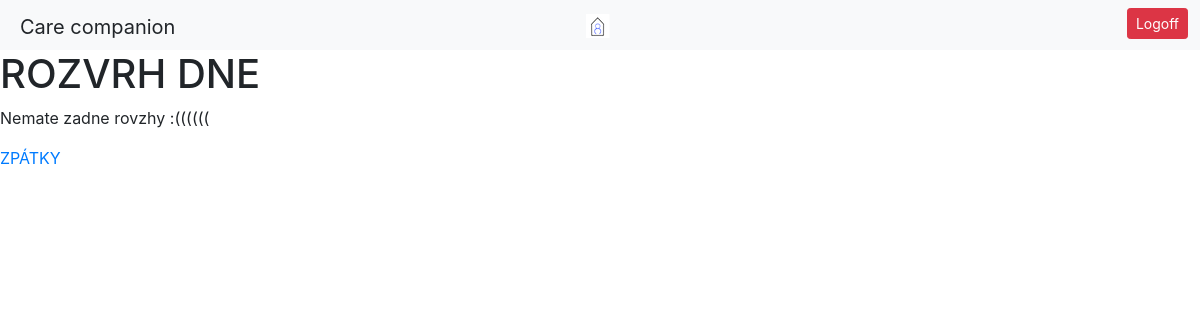
Page /klient/rozvrh-dne/ (signed in) on the earlier database version.
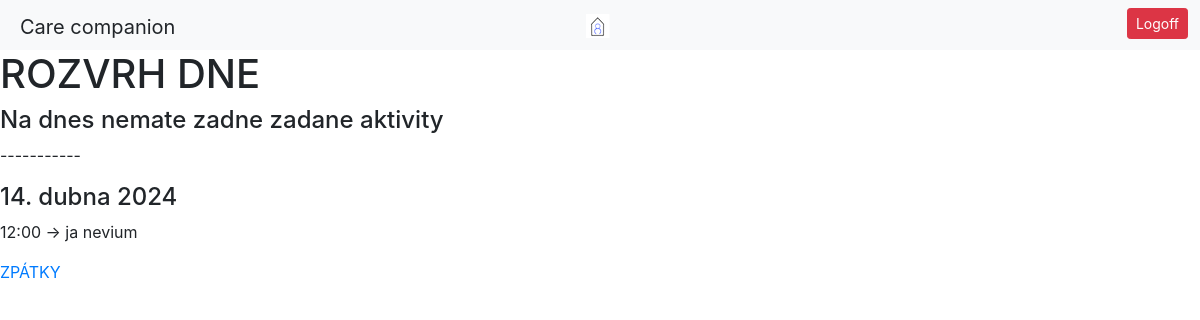
Same page on the later database version.
### patient/models.py (models this page shows)
class Activity(models.Model):
    date = models.DateField()
    time = models.TimeField(blank=True, null=True)
    description = models.CharField(max_length=50)
    patient = models.ForeignKey(Patient, on_delete=models.CASCADE)

### patient/decorators.py (the view)
    def _wrapped_view(request, *args, **kwargs):
        if request.user.is_authenticated:
            groups = request.user.groups.values_list('name', flat=True)
            if 'Patients' in groups:
                return view_func(request, *args, **kwargs)
        messages.success(request, 'Pro přístup do aplikace se přihlašte.')
        return redirect('login_user')

### patient/views.py (called while the page is built)
@patient_required
def day_schedule(request):
    patient = request.user.patient_profile
    now = datetime.now()
    activities = patient.activity_set.filter(date__gte=now.date())
    if activities:
        todays_activities = []
        other_activities = []
        for activity in activities:
            if activity.date == now.date():
                todays_activities.append({'activity': activity})
            else:
                other_activities.append({'activity': activity})
        context = {
            'todays_activities': todays_activities,
            'other_activities': other_activities
        }
    else:
        context = {'no_activities': True}
    return render(request, 'day_schedule.html', context)

### patient/templates/day_schedule.html (shortened to what this page needs)
{% extends 'base_patient.html' %}
{% load static %}
{% block navbar %}
     <a href="{% url 'index_patient' %}"><img src="{% static 'CareLogo.png' %}" alt="Italian Trulli"></a>
{% endblock %}
{% block content %}
    <h1>ROZVRH DNE</h1>
    {% if not no_activities %}
        {% if todays_activities %}
            <h4>Dnesni rozvrh</h4>
        	{% for activity in todays_activities %}
        		<p>{{ activity.activity.time }} -> {{ activity.activity.description }}</p>
        	{% endfor %}
            {% else %}
            <h4>Na dnes nemate zadne zadane aktivity</h4>
        {% endif %}
        <p>-----------</p>
         {% if other_activities %}
            {% regroup other_activities by activity.date as grouped_activities %}
            {% for date_activities in grouped_activities %}
                <h4>{{ date_activities.grouper }}</h4>
                {% for activity_info in date_activities.list %}
                    <p>{{ activity_info.activity.time }} -> {{ activity_info.activity.description }}</p>
                {% endfor %}
            {% endfor %}
        {% endif %}
        {% else %}
            <p>Nemate zadne rovzhy :((((((</p>
    {% endif %}
    <a href="{% url 'index_patient' %}">ZPÁTKY</a>
{% endblock %}

Differences in the rows shown:
added Activity: grouper "14. dubna 2024", activity.time "12:00", activity.description "ja nevium"
Other differences:
text no longer shown: "Nemate zadne rovzhy :(((((("
text now shown: "Na dnes nemate zadne zadane aktivity -----------"
